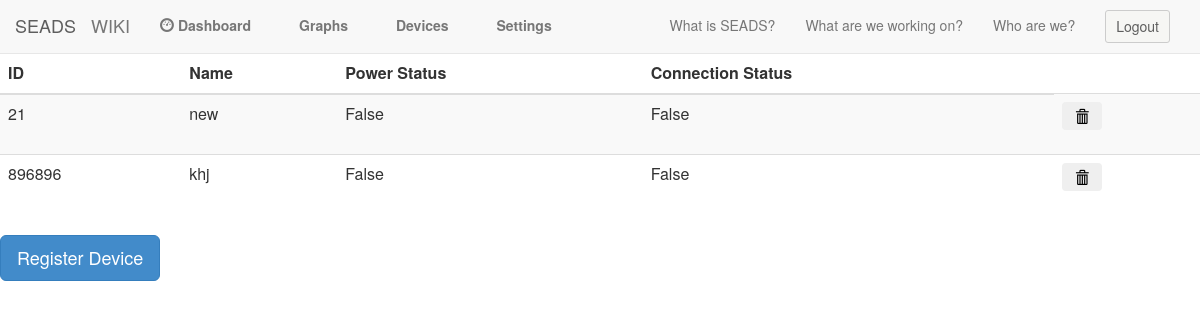
The app's page /devices/ (signed in) with its own data.
### seadssite/models.py (models this page shows, shortened)
class Devices(models.Model):
	device_id = models.IntegerField()
	name = models.CharField(max_length=200, default='DEFAULT VALUE')
	connection_status = models.BooleanField(default=False)
	power_status = models.BooleanField(default=False)
	'''
	getters
	'''
	def get_id(self):
		return self.device_id
	def get_name(self):
		return self.name
	def get_connection(self):
		return self.connection_status
	def get_power(self):
		return self.power_status
	def __str__(self):
		return "{}".format(self.device_id)
	'''
	setters
	'''

### seadssite/views.py (the view)
# urls.py: url(r'^devices/', v.DevicesView),
def DevicesView(request):
    device_set = []
    device_id = 0
    current_user = request.user
    user_devices = Map.objects.filter(user_id=current_user.id)
    for d in user_devices:
        device_set.append(d.get_device())
    if(request.POST.get('register')):
        new_device_id = request.POST.get('device_id')
        new_device_name = request.POST.get('device_name')
        D = Devices(device_id=new_device_id, name=new_device_name)
        D.save()
        Map(user = current_user, device = D).save()
    elif(request.POST.get('delete')):
        device_id = request.POST.get('delete')
        Devices.objects.filter(device_id = device_id).delete()
    return render(request, 'devices.html', {'devices': device_set, 'device_id': device_id})

### seadssite/models.py (called while the page is built)
	def get_device(self):
		return self.device

### seadssite/templates/devices.html (shortened to what this page needs)
{% extends "base.html" %}
{% load staticfiles %}
{% block content %}
  <table class="table table-striped table-responsive">
 	<thead>
 	<tr>
 	<th>ID</th>
 	<th>Name</th>
 	<th>Power Status</th>
 	<th>Connection Status</th>
 	</tr>
 	</thead>
 	<tbody>
 	{% for device in devices %}
 	<tr>
 	<td>{{device.get_id}}</td>
 	<td>{{device.get_name}}</td>
 	<td>{{device.get_power}}</td>
 	<td>{{device.get_connection}}</td>
 	<td>
 	<form method="post">
  	<button type="submit" class="btn" value={{device}} name="delete"><span class="glyphicon glyphicon-trash"></span></button>
  	</form>
 	</td>
 	</tr>
 	{% endfor %}
 	</tbody>
  </table>
<button type="button" class="btn btn-primary btn-lg" data-toggle="modal" data-target="#register_modal">
  Register Device
</button>
{% endblock %}

### records on screen
Devices: get_id "21", get_name "new", get_power "False", get_connection "False"
Devices: get_id "896896", get_name "khj", get_power "False", get_connection "False"
